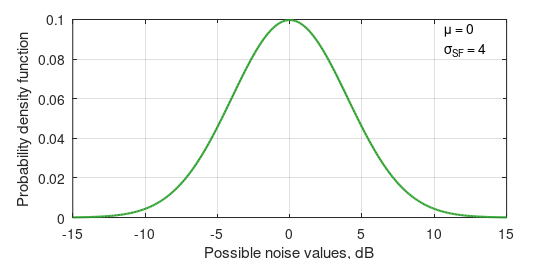

Reproduce this figure in MATLAB.
%%%%%%%%%%%%%%%%%%%%%%%%%%%%%%%%%%%%%%%%%%%%%%%%%%%%%%%%%%%%%%%%%%%%%%%%%%%%%%%%%%
% This is code that generates plot with pdf of noise (Fig. 6).                                                        %
% Article: [Are D2D and RIS in the Same League? Cooperative RSSI-based 
% Localization Model and Performance Comparison]                                 % 
% Download article: [link]                                                       %
% This is version 3.0 (Last edited: 2023-09-06)                                  %
% Author: N. Chukhno                                                             %
% University Mediterranea of Reggio Calabria, Italy and CNIT, Italy.             %
% Universitat Jaume I, Spain                                                     %
% Email: nadezda.chukhno@unirc.it                                                %
%%%%%%%%%%%%%%%%%%%%%%%%%%%%%%%%%%%%%%%%%%%%%%%%%%%%%%%%%%%%%%%%%%%%%%%%%%%%%%%%%%
clear all
figure (1)
mu = 0;
sigma = 4;
x = [-15:0.1:15];
y = normpdf(x,mu,sigma);
hFig = figure(1);
xwidth = 560;
ywidth = 260;
set(gcf,'PaperPositionMode','auto')
set(hFig, 'Position', [0 0 xwidth ywidth])
plot(x,y,'LineWidth', 1.5, 'Color', [44/255 160/255 44/255])
xlabel('Possible noise values, dB')
ylabel('Probability density function')
str = {'\mu = 0'};
str2 = {'\sigma_{SF} = 4'};
text(10.7,0.095,str)
text(10.7,0.085,str2)
grid on